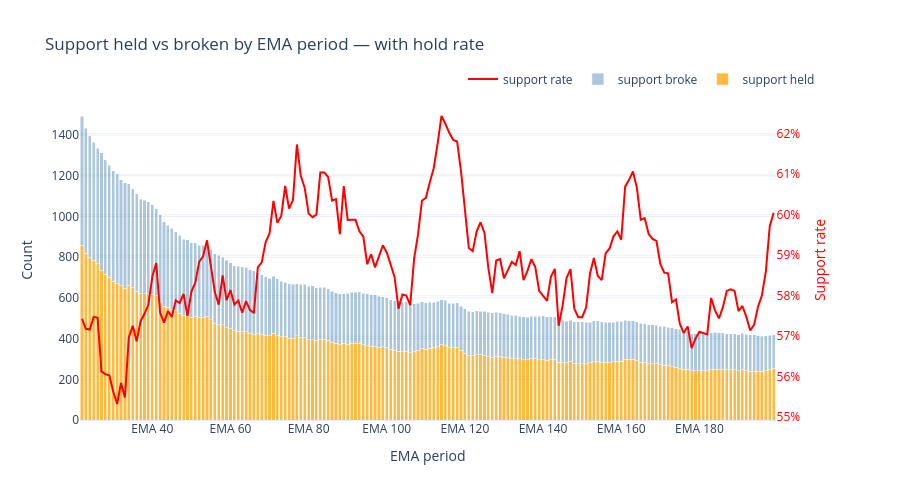

Notebook source saved alongside this figure:
### Markdown cell above
Visualization of how often each EMA's support test held vs broke, plus the hold rate.

Lets you see raw test volume and support quality on one chart.

Result: a dual-axis chart
- stacked bars for held vs broken counts
- a red line for the hold rate

total bar height = total support tests for that EMA: out of all tests, this many held (orange) and this many broke (blue). \
broken = support_test - support_held \
hold rate = support_held / support_test

### Code cell
#Plot unfiltered EMAs
# reset_index() puts ema back as a column after using it as the index in ratio_support_1.set_index("ema")
#viz = ratio_support_1.reset_index().sort_values("ema")

#Plot only EMAs that pass both cross-frequency and sample-size filters
viz = ratio_support_1_filtered.reset_index().sort_values("ema")

ratio = viz["ratio_support_1"]
broke = viz["support_test"] - viz["support_held"]

fig = make_subplots(specs=[[{"secondary_y": True}]])

# Stacked bars: held + broken = total support tests
fig.add_trace(
    go.Bar(x=viz["ema"], y=viz["support_held"], name="support held",
           marker_color="orange", opacity=0.75),
    secondary_y=False,
)
fig.add_trace(
    go.Bar(x=viz["ema"], y=broke, name="support broke",
           marker_color="steelblue", opacity=0.45),
    secondary_y=False,
)
fig.add_trace(
    go.Scatter(x=viz["ema"], y=ratio, name="support rate",
               mode="lines", line=dict(color="red", width=2),
               hovertemplate="%{y:.1%}"),
    secondary_y=True,
)

fig.update_layout(
    title="Support held vs broken by EMA period — with hold rate",
    barmode="stack",
    template="plotly_white",
    height=500,
    hovermode="x unified",
    hoverlabel=dict(namelength=-1),
    legend=dict(orientation="h", yanchor="bottom", y=1.02, xanchor="right", x=1),
)
fig.update_xaxes(title_text="EMA period", tickprefix="EMA ")
fig.update_yaxes(title_text="Count", secondary_y=False)
fig.update_yaxes(title_text="Support rate", secondary_y=True, color="red", tickformat=".0%")

fig.show()

### Figure 1 — Plotly figure (JSON) as saved in the notebook; plotly's stock layout.template omitted (floating-point values rounded to 4 significant figures; data arrays with more than 128 entries replaced by an {"elided": "..."} marker saying what was removed)
{"data": [{"marker": {"color": "orange"}, "name": "support held", "opacity": 0.75, "type": "bar", "x": {"elided": "178 int values"}, "xaxis": "x", "y": {"elided": "178 int values"}, "yaxis": "y"}, {"marker": {"color": "steelblue"}, "name": "support broke", "opacity": 0.45, "type": "bar", "x": {"elided": "178 int values"}, "xaxis": "x", "y": {"elided": "178 int values"}, "yaxis": "y"}, {"hovertemplate": "%{y:.1%}", "line": {"color": "red", "width": 2}, "mode": "lines", "name": "support rate", "type": "scatter", "x": {"elided": "178 int values"}, "xaxis": "x", "y": {"elided": "178 float values"}, "yaxis": "y2"}], "layout": {"barmode": "stack", "height": 500, "hoverlabel": {"namelength": -1}, "hovermode": "x unified", "legend": {"orientation": "h", "x": 1, "xanchor": "right", "y": 1.02, "yanchor": "bottom"}, "title": {"text": "Support held vs broken by EMA period — with hold rate"}, "xaxis": {"anchor": "y", "domain": [0, 0.94], "tickprefix": "EMA ", "title": {"text": "EMA period"}}, "yaxis": {"anchor": "x", "domain": [0, 1], "title": {"text": "Count"}}, "yaxis2": {"anchor": "x", "color": "red", "overlaying": "y", "side": "right", "tickformat": ".0%", "title": {"text": "Support rate"}}}}
